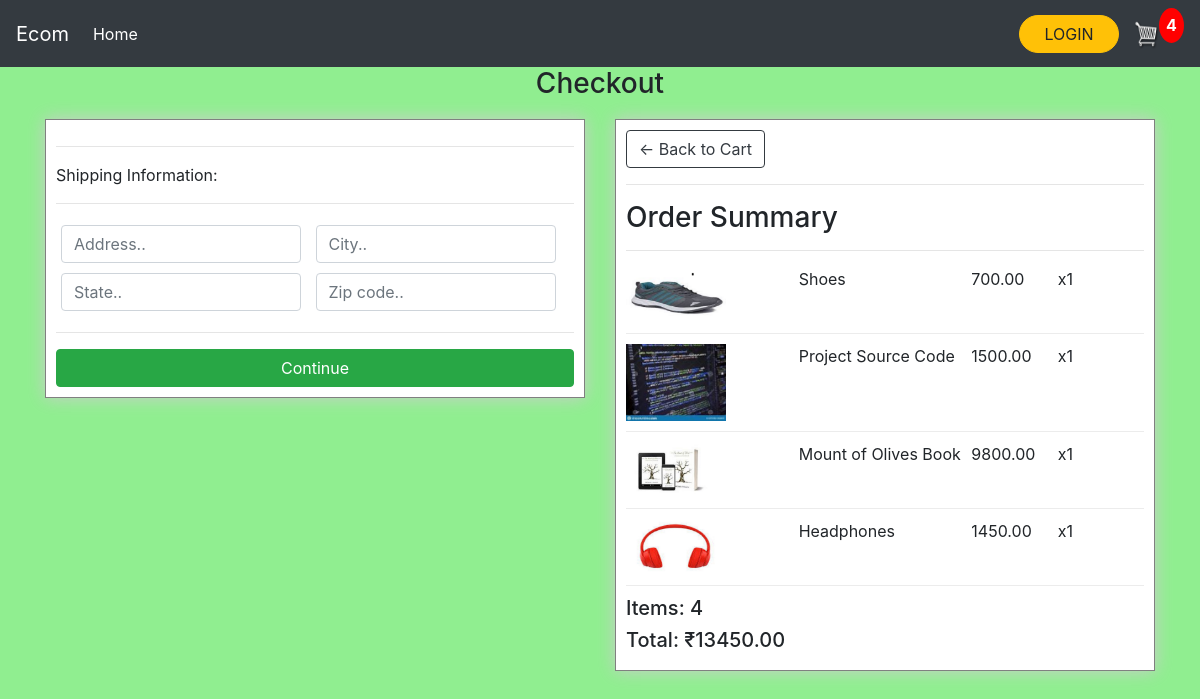
Screenshot of /checkout/ (signed in) with the database file from the repository.
### website/models.py (models this page shows, shortened)
class OrderItem(models.Model):
    product = models.ForeignKey(Product,on_delete=models.SET_NULL,blank=True,null=True)
    order = models.ForeignKey(Order,on_delete=models.SET_NULL,null=True,blank=True)
    quantity = models.IntegerField(default=0, blank=True, null=True)
    date_ordered = models.DateTimeField(auto_now_add=True)
    def __str__(self):
       return str(self.product)
    @property
    def get_item_total(self):
        return self.product.price * self.quantity

class Product(models.Model):
    name = models.CharField(max_length=300)
    price = models.FloatField()
    digital = models.BooleanField(default=False,null=False)
    image = models.ImageField(null=True,blank=True)
    def __str__(self):
        return str(self.name)
    def imageURL(self):
        try:
            url = self.image.url
        except:
            url = ''
        return url

class Order(models.Model):
    customer = models.ForeignKey(Customer,on_delete=models.SET_NULL,null=True,blank=True)
    date_ordered = models.DateTimeField(auto_now_add=True)
    complete = models.BooleanField(default=False,null=True,blank=True)
    transaction_id = models.CharField(max_length=150,null=True,blank=True)
    @property
    def shipping(self):
        shipping = False
        items = self.orderitem_set.all()
        for item in items:
            print(item)
            if item.product.digital == False:
                shipping = True
        return shipping
    @property
    def get_cart_total(self):
        orderitems = self.orderitem_set.all()
        total = sum([item.get_item_total for item in orderitems])
        return total
    @property
    def get_cart_items(self):
        orderitems = self.orderitem_set.all()
        total = sum([item.quantity for item in orderitems])
        return total

### website/views.py (the view)
# urls.py: path('checkout/', views.checkout_view, name="checkout"),
def checkout_view(request):
    data = getCartData(request,"checkout_view")
    items = data['items']
    order = data['order']
    cartItems = data['cartItems']
    context = {'items': items, 'order': order, 'cartItems': cartItems}
    return render(request,"checkout.html",context)

### website/utils.py (called while the page is built)
def getCartData(request, viewname):
    if request.user.is_authenticated:
        customer = request.user.customer
        if viewname == "store_view":
            try:
                order = Order.objects.get(customer=customer, complete=False)
                items = order.orderitem_set.all()
                cartItems = order.get_cart_items
            except ObjectDoesNotExist:
                order = []
                items = []
                cartItems = 0
        else:
             order, created = Order.objects.get_or_create(customer=customer, complete=False)
             items = order.orderitem_set.all()
             cartItems = order.get_cart_items
    else:
        data = getCookieData(request)
        items = data['items']
        order = data['order']
        cartItems = data['cartItems']
    return {'items': items, 'order': order, 'cartItems': cartItems}

### website/templates/checkout.html (shortened to what this page needs)
{% extends 'main.html' %}
{% load static %}
{%block content %}
    <Center><h3>Checkout</h3></Center>
<div class="row">
	<div class="col-lg-6">
		<div class="box-element" id="form-wrapper">
            <form id="form">
                <div id="shipping-info">
                    <hr>
                    <p>Shipping Information:</p>
                    <hr>
                    <div class="form-field">
                        <input class="form-control" type="text" name="address" placeholder="Address..">
                    </div>
                    <div class="form-field">
                        <input class="form-control" type="text" name="city" placeholder="City..">
                    </div>
                    <div class="form-field">
                        <input class="form-control" type="text" name="state" placeholder="State..">
                    </div>
                    <div class="form-field">
                        <input class="form-control" type="text" name="zipcode" placeholder="Zip code..">
                    </div>
                </div>
                <hr>
                <input id="form-button" class="btn btn-success btn-block" type="submit" value="Continue">
            </form>
		</div>
        <br>
	</div>
	<div class="col-lg-6">
		<div class="box-element">
            <a  class="btn btn-outline-dark" href="{% url 'cart' %}">&#x2190; Back to Cart</a>
            <hr>
            <h3>Order Summary</h3>
            <hr>
            {% for item in items %}
            <div class="cart-row">
                <div style="flex:2"><img class="row-image" src="{{item.product.imageURL}}"></div>
                <div style="flex:2"><p>{{item.product.name}}</p></div>
                <div style="flex:1"><p>{{item.product.price|floatformat:2}}</p></div>
                <div style="flex:1"><p>x{{item.quantity}}</p></div>
            </div>
            {% endfor %}
            <h5>Items:   {{order.get_cart_items}}</h5>
            <h5>Total:   ₹{{order.get_cart_total|floatformat:2}}</h5>
        </div>
	</div>
</div>
{% endblock %}

### website/static/CSS/main.css (style rules this page uses)
body { background-color: lightgreen; }
.box-element { border: 1px solid grey; border_radius: 15px; padding: 10px; background-color: #fff; box-shadow: hsl(0,0%,80%) 0 0 16px; }
.cart-row { display: flex; align-items: flex-stretch; padding-bottom: 10px; margin-bottom: 10px; border-bottom: 1px solid #ececec; }
.row-image { width:100px; }
.col-lg-4, .col-lg-6, .col-lg-8, .col-lg-12 { margin-top: 10px; }
.form-field { width:250px; display: inline-block; padding: 5px; }

### rows the page displays
OrderItem: product.imageURL (picture), product.name "Shoes", product.price "700.00", quantity "1"
OrderItem: product.imageURL (picture), product.name "Project Source Code", product.price "1500.00", quantity "1"
OrderItem: product.imageURL (picture), product.name "Mount of Olives Book", product.price "9800.00", quantity "1"
OrderItem: product.imageURL (picture), product.name "Headphones", product.price "1450.00", quantity "1"
Order: get_cart_items "4", get_cart_total "13450.00"

### other values shown
{{ cartItems }} "4"
